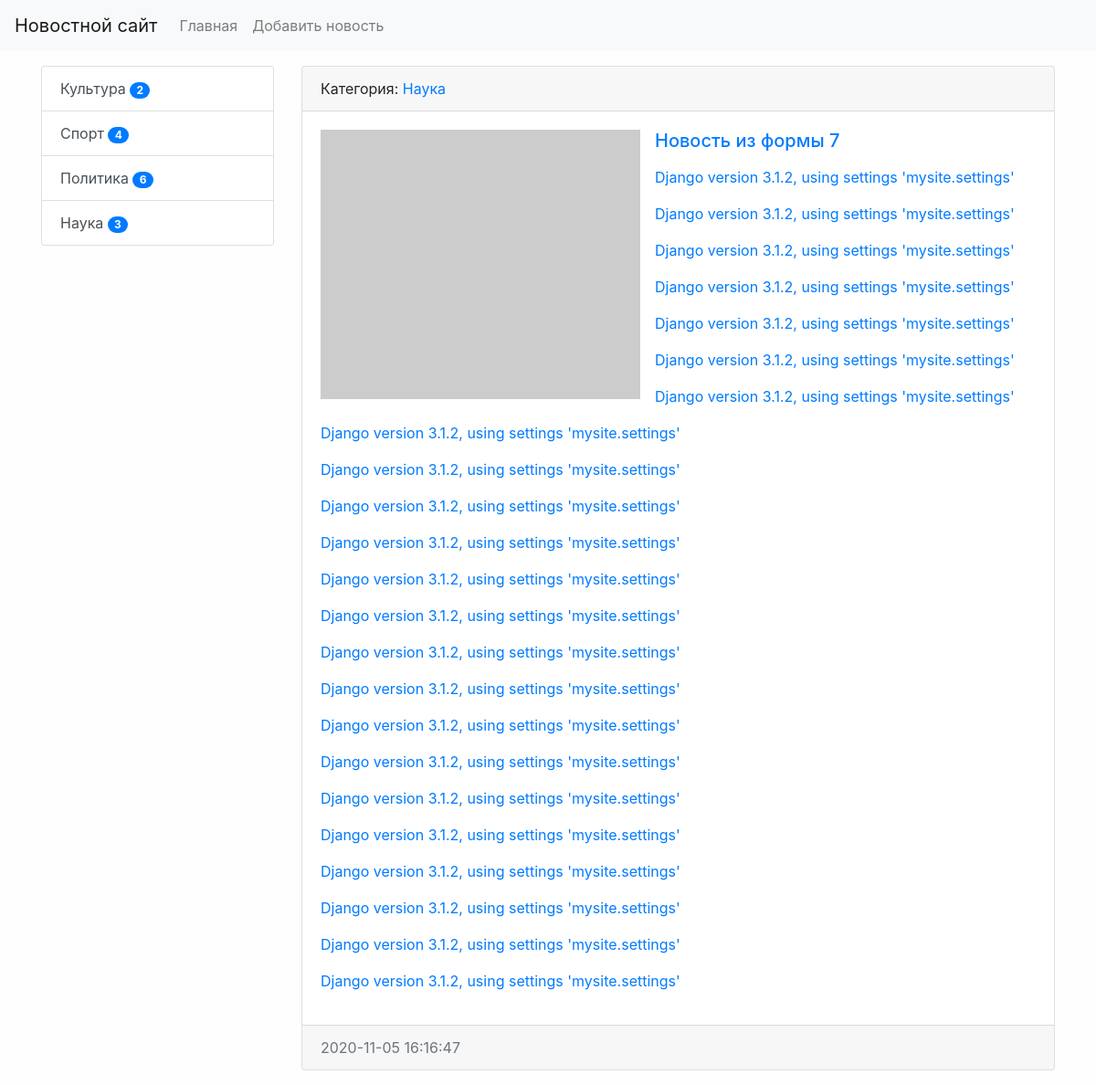
/news/16/, run on the app's committed database.
### news/models.py (models this page shows, shortened)
class Category(models.Model):
    title = models.CharField(max_length=150, db_index=True, verbose_name='Наименование категории')
    def get_absolute_url(self):
        return reverse('category', kwargs={'category_id': self.pk})
    def __str__(self):
        return self.title
    class Meta:
        verbose_name = 'Категория'
        verbose_name_plural = 'Категории'
        ordering = ['title']

class News(models.Model):
    title = models.CharField(max_length=150, verbose_name='Наименование')
    content = models.TextField(blank=True, verbose_name='Контент')
    created_at = models.DateTimeField(auto_now_add=True, verbose_name='Дата публикации')  # устанавливаются лишь раз
    updated_at = models.DateTimeField(auto_now=True, verbose_name='Обновлено')  # обновляется при каждом редактировании
    photo = models.ImageField(upload_to='photos/%Y/%m/%d/', blank=True, verbose_name='Фото')
    is_published = models.BooleanField(default=True, verbose_name='Опубликовано')
    category = models.ForeignKey('Category', on_delete=models.PROTECT, verbose_name='Категория')
    views = models.IntegerField(default=0)
    class Meta:
        verbose_name = 'Новость'
        verbose_name_plural = 'Новости'
        ordering = ['-created_at']

### news/views.py (the view)
# urls.py: path('news/<int:pk>/', ViewNews.as_view(), name='view_news'),
class ViewNews(DetailView):
    model = News
    context_object_name = 'news_item'

### news/templatetags/news_tags.py (called while the page is built)
@register.inclusion_tag('news/list_categories.html')
def show_categories(arg1='Hello', arg2='world'):
    categories = Category.objects.annotate(cnt=Count('news')).filter(cnt__gt=0)
    return {"categories": categories, "arg1": arg1, "arg2": arg2}

### news/templates/news/news_detail.html (shortened to what this page needs)
{% extends 'base.html' %}
{% block sidebar %}
{% include 'inc/_sidebar.html' %}
{% endblock %}
{% block content %}
<div class="card mb-3">
    <div class="card-header">
        Категория: <a href="{{ news_item.category.get_absolute_url }}"</a>{{ news_item.category }}
    </div>
    <div class="card-body">
            {% if news_item.photo %}
            <img src="{{ news_item.photo.url }}" alt="" width="350" class="float-left mr-3">
            {% else %}
            <img src="https://picsum.photos/id/237/200/300" alt="" width="350" class="float-left mr-3">
            {% endif %}
                <h5 class="card-title">{{ news_item.title }}</h5>
                <p class="card-text">{{ news_item.content|linebreaks }}</p>
        </div>
    <div class="card-footer text-muted">
        {{ news_item.created_at|date:"Y-m-d H:i:s" }}
    </div>
</div>
{% endblock %}

### news/templates/news/list_categories.html
<div class="list-group">
    {% for item in categories %}
    <a href="{{ item.get_absolute_url }}" class="list-group-item list-group-item-action">{{ item.title }}
                <span class="badge badge-primary badge-pill">{{ item.cnt }}</span></a>
    {% endfor %}
</div>

### mysite/static/css/style.css (style rules this page uses)
body { background-color: #fefefe; }

### data on the page
Category: title "Культура", cnt "2"
Category: title "Спорт", cnt "4"
Category: title "Политика", cnt "6"
Category: title "Наука", cnt "3"
News: category "Наука", title "Новость из формы 7", content "Django version 3.1.2, using settings 'mysite.settings' Django version 3.1.2, using settings 'mysite.settings' Django version 3.1.2, using settings 'mysite.settings' Django version 3.1.2, using settings 'mysite.settings' Django version 3.1.2, using settings 'mysite.settings' Django version 3.1.2, using settings 'mysite.settings' Django version 3.1.2, using settings 'mysite.settings' Django version 3.1.2, using settings 'mysite.settings' Django version 3.1.2, using settings 'mysite.settings' Django version 3.1.2, using settings 'mysite.settings' Django version 3.1.2, using settings 'mysite.settings' Django version 3.1.2, using settings 'mysite.settings' Django version 3.1.2, using settings…", created_at "2020-11-05 16:16:47"
